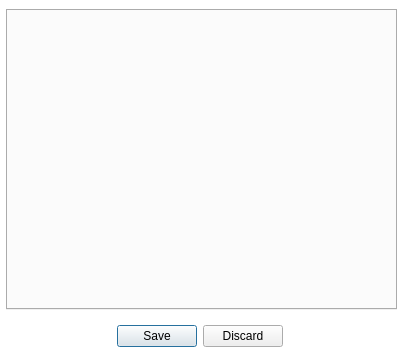
<?xml version="1.0" encoding="UTF-8"?>
<ui version="4.0">
 <class>SettingsDialog</class>
 <widget class="QDialog" name="SettingsDialog">
  <property name="geometry">
   <rect>
    <x>0</x>
    <y>0</y>
    <width>400</width>
    <height>360</height>
   </rect>
  </property>
  <property name="windowTitle">
   <string>Einstellungen</string>
  </property>
  <property name="windowIcon">
   <iconset resource="../../Ressources.qrc">
    <normaloff>:/Icon/Ressources/Icons/icons8-food-24.png</normaloff>:/Icon/Ressources/Icons/icons8-food-24.png</iconset>
  </property>
  <property name="styleSheet">
   <string notr="true">QDialog {
	background-color: #FFFFFF;
}</string>
  </property>
  <widget class="QDialogButtonBox" name="buttonBox_Close">
   <property name="geometry">
    <rect>
     <x>10</x>
     <y>321</y>
     <width>380</width>
     <height>31</height>
    </rect>
   </property>
   <property name="toolTip">
    <string>Fenster schließen.</string>
   </property>
   <property name="orientation">
    <enum>Qt::Horizontal</enum>
   </property>
   <property name="standardButtons">
    <set>QDialogButtonBox::Discard|QDialogButtonBox::Save</set>
   </property>
   <property name="centerButtons">
    <bool>true</bool>
   </property>
  </widget>
  <widget class="QTabWidget" name="tabWidget_Settings">
   <property name="geometry">
    <rect>
     <x>6</x>
     <y>9</y>
     <width>391</width>
     <height>301</height>
    </rect>
   </property>
   <property name="toolTip">
    <string>Liste mit Rezeptkategorien.</string>
   </property>
   <property name="currentIndex">
    <number>-1</number>
   </property>
  </widget>
 </widget>
 <resources>
  <include location="../../Ressources.qrc"/>
 </resources>
 <connections>
  <connection>
   <sender>buttonBox_Close</sender>
   <signal>accepted()</signal>
   <receiver>SettingsDialog</receiver>
   <slot>accept()</slot>
   <hints>
    <hint type="sourcelabel">
     <x>248</x>
     <y>254</y>
    </hint>
    <hint type="destinationlabel">
     <x>157</x>
     <y>274</y>
    </hint>
   </hints>
  </connection>
  <connection>
   <sender>buttonBox_Close</sender>
   <signal>rejected()</signal>
   <receiver>SettingsDialog</receiver>
   <slot>reject()</slot>
   <hints>
    <hint type="sourcelabel">
     <x>316</x>
     <y>260</y>
    </hint>
    <hint type="destinationlabel">
     <x>286</x>
     <y>274</y>
    </hint>
   </hints>
  </connection>
 </connections>
</ui>
